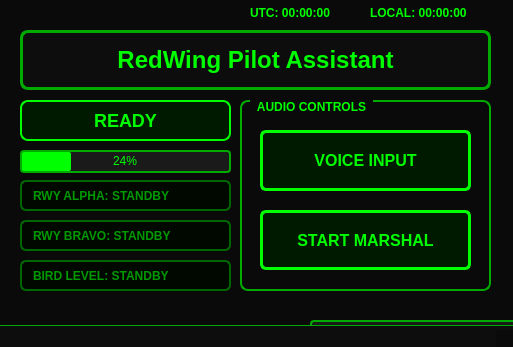
<?xml version="1.0" encoding="UTF-8"?>
<ui version="4.0">
 <class>RedWing</class>
 <widget class="QMainWindow" name="RedWing">
  <property name="geometry">
   <rect>
    <x>0</x>
    <y>0</y>
    <width>513</width>
    <height>347</height>
   </rect>
  </property>
  <property name="windowTitle">
   <string>RedWing</string>
  </property>
  <property name="styleSheet">
   <string notr="true">QMainWindow {
    background-color: #0a0a0a;
    color: #00ff00;
}

QWidget {
    background-color: #0a0a0a;
    color: #00ff00;
    font-family: &quot;Courier New&quot;, monospace;
}

QLabel {
    color: #00ff00;
    font-weight: bold;
}

QLabel#time_utc, QLabel#time_local {
    color: #00ff00;
    font-size: 12px;
    font-weight: bold;
}

QLabel#title {
    color: #00ff00;
    font-size: 24px;
    font-weight: bold;
    background-color: #0d0d0d;
    border: 3px solid #00aa00;
    border-radius: 8px;
    padding: 8px;
}

QLabel#main_status {
    color: #00ff00;
    font-size: 18px;
    font-weight: bold;
    background-color: #001a00;
    border: 2px solid #00ff00;
    border-radius: 8px;
    padding: 8px;
}

QPushButton {
    background-color: #1a1a1a;
    color: #00ff00;
    border: 2px solid #00aa00;
    border-radius: 6px;
    padding: 8px;
    font-weight: bold;
    font-size: 12px;
}

QPushButton:hover {
    background-color: #2a2a2a;
    border-color: #00ff00;
    color: #66ff66;
}

QPushButton:pressed {
    background-color: #0d0d0d;
    border-color: #00ff00;
}

QPushButton#voice_button {
    background-color: #001a33;
    border: 3px solid #66ccff;
    color: #66ccff;
    font-size: 16px;
    font-weight: bold;
}

QPushButton#voice_button:hover {
    background-color: #002244;
    border-color: #88ddff;
}

QPushButton#runway_button {
    background-color: #001a33;
    border: 2px solid #66ccff;
    color: #66ccff;
}

QPushButton#bird_button {
    background-color: #331a00;
    border: 2px solid #ffcc66;
    color: #ffcc66;
}

QGroupBox {
    color: #00ff00;
    border: 2px solid #00aa00;
    border-radius: 8px;
    margin-top: 1ex;
    font-weight: bold;
}

QGroupBox::title {
    subcontrol-origin: margin;
    left: 10px;
    padding: 0 5px 0 5px;
}

QTextEdit#stt_result, QTextEdit#tts_response {
    background-color: #0d0d0d;
    color: #00ff00;
    border: 2px solid #00aa00;
    border-radius: 4px;
    padding: 4px;
    font-family: &quot;Courier New&quot;, monospace;
    font-size: 11px;
    selection-background-color: #004400;
}

QProgressBar {
    border: 2px solid #00aa00;
    border-radius: 4px;
    text-align: center;
    background-color: #1a1a1a;
    color: #00ff00;
}

QProgressBar::chunk {
    background-color: #00ff00;
    border-radius: 2px;
}



QStatusBar {
    background-color: #0d0d0d;
    color: #00ff00;
    border-top: 1px solid #00aa00;
}

</string>
  </property>
  <widget class="QWidget" name="centralwidget">
   <widget class="QLabel" name="title">
    <property name="geometry">
     <rect>
      <x>20</x>
      <y>30</y>
      <width>471</width>
      <height>60</height>
     </rect>
    </property>
    <property name="text">
     <string>RedWing Pilot Assistant</string>
    </property>
    <property name="alignment">
     <set>Qt::AlignCenter</set>
    </property>
   </widget>
   <widget class="QLabel" name="time_utc">
    <property name="geometry">
     <rect>
      <x>250</x>
      <y>0</y>
      <width>111</width>
      <height>25</height>
     </rect>
    </property>
    <property name="text">
     <string>UTC: 00:00:00</string>
    </property>
   </widget>
   <widget class="QLabel" name="time_local">
    <property name="geometry">
     <rect>
      <x>370</x>
      <y>0</y>
      <width>121</width>
      <height>25</height>
     </rect>
    </property>
    <property name="text">
     <string>LOCAL: 00:00:00</string>
    </property>
   </widget>
   <widget class="QGroupBox" name="group_flight_controls">
    <property name="geometry">
     <rect>
      <x>240</x>
      <y>100</y>
      <width>251</width>
      <height>191</height>
     </rect>
    </property>
    <property name="title">
     <string>AUDIO CONTROLS</string>
    </property>
    <widget class="QPushButton" name="marshall_button">
     <property name="geometry">
      <rect>
       <x>20</x>
       <y>110</y>
       <width>211</width>
       <height>60</height>
      </rect>
     </property>
     <property name="styleSheet">
      <string notr="true">QPushButton {
    background-color: #001a00;
    border: 3px solid #00ff00;
    color: #00ff00;
    font-size: 16px;
    font-weight: bold;
    font-family: &quot;Courier New&quot;, monospace;
    border-radius: 6px;
    padding: 8px;
}

QPushButton:hover {
    background-color: #003300;
    border-color: #66ff66;
    color: #66ff66;
}

QPushButton:pressed {
    background-color: #0d1a0d;
    border-color: #00ff00;
    color: #00ff00;
}</string>
     </property>
     <property name="text">
      <string>START MARSHAL</string>
     </property>
    </widget>
    <widget class="QPushButton" name="voice_button">
     <property name="geometry">
      <rect>
       <x>20</x>
       <y>30</y>
       <width>211</width>
       <height>61</height>
      </rect>
     </property>
     <property name="styleSheet">
      <string notr="true">QPushButton {
    background-color: #001a00;
    border: 3px solid #00ff00;
    color: #00ff00;
    font-size: 16px;
    font-weight: bold;
    font-family: &quot;Courier New&quot;, monospace;
    border-radius: 6px;
    padding: 8px;
}

QPushButton:hover {
    background-color: #003300;
    border-color: #66ff66;
    color: #66ff66;
}

QPushButton:pressed {
    background-color: #0d1a0d;
    border-color: #00ff00;
    color: #00ff00;
}</string>
     </property>
     <property name="text">
      <string>VOICE INPUT</string>
     </property>
    </widget>
   </widget>
   <widget class="QProgressBar" name="progress_voice">
    <property name="geometry">
     <rect>
      <x>310</x>
      <y>320</y>
      <width>380</width>
      <height>25</height>
     </rect>
    </property>
    <property name="visible">
     <bool>false</bool>
    </property>
    <property name="value">
     <number>0</number>
    </property>
   </widget>
   <widget class="QLabel" name="status_runway_a">
    <property name="geometry">
     <rect>
      <x>20</x>
      <y>180</y>
      <width>211</width>
      <height>31</height>
     </rect>
    </property>
    <property name="styleSheet">
     <string notr="true">QLabel {
    color: #009900;
    font-weight: bold;
    background-color: #000800;
    border: 2px solid #006600;
    border-radius: 6px;
    padding: 8px;
    font-family: &quot;Courier New&quot;, monospace;
}</string>
    </property>
    <property name="text">
     <string>RWY ALPHA: STANDBY</string>
    </property>
   </widget>
   <widget class="QLabel" name="status_runway_b">
    <property name="geometry">
     <rect>
      <x>20</x>
      <y>220</y>
      <width>211</width>
      <height>31</height>
     </rect>
    </property>
    <property name="styleSheet">
     <string notr="true">QLabel {
    color: #009900;
    font-weight: bold;
    background-color: #000800;
    border: 2px solid #006600;
    border-radius: 6px;
    padding: 8px;
    font-family: &quot;Courier New&quot;, monospace;
}</string>
    </property>
    <property name="text">
     <string>RWY BRAVO: STANDBY</string>
    </property>
   </widget>
   <widget class="QLabel" name="status_bird_risk">
    <property name="geometry">
     <rect>
      <x>20</x>
      <y>260</y>
      <width>211</width>
      <height>31</height>
     </rect>
    </property>
    <property name="styleSheet">
     <string notr="true">QLabel {
    color: #009900;
    font-weight: bold;
    background-color: #000800;
    border: 2px solid #006600;
    border-radius: 6px;
    padding: 8px;
    font-family: &quot;Courier New&quot;, monospace;
}</string>
    </property>
    <property name="text">
     <string>BIRD LEVEL: STANDBY</string>
    </property>
   </widget>
   <widget class="QLabel" name="main_status">
    <property name="geometry">
     <rect>
      <x>20</x>
      <y>100</y>
      <width>211</width>
      <height>41</height>
     </rect>
    </property>
    <property name="text">
     <string>READY</string>
    </property>
    <property name="alignment">
     <set>Qt::AlignCenter</set>
    </property>
   </widget>
   <widget class="QProgressBar" name="progressBar_voice">
    <property name="geometry">
     <rect>
      <x>20</x>
      <y>150</y>
      <width>211</width>
      <height>23</height>
     </rect>
    </property>
    <property name="value">
     <number>24</number>
    </property>
   </widget>
  </widget>
  <widget class="QMenuBar" name="menubar">
   <property name="geometry">
    <rect>
     <x>0</x>
     <y>0</y>
     <width>513</width>
     <height>23</height>
    </rect>
   </property>
  </widget>
  <widget class="QStatusBar" name="statusbar"/>
 </widget>
 <resources/>
 <connections/>
</ui>
